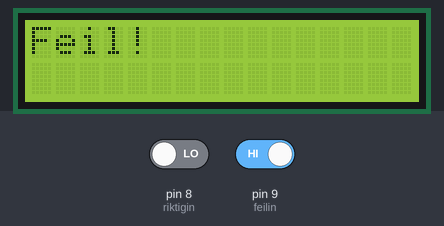
The sketch below on a simulated Arduino Uno, built with avr-gcc and run on an emulated ATmega328P. Shown: 16×2 character LCD. The test bench sets the inputs (shaded band); at power-on: pin 8 (riktigin) LOW, pin 9 (feilin) HIGH.

Above: at 2.2 s.
2.3 s: pin 8 (riktigin) driven HIGH
At 3.8 s:
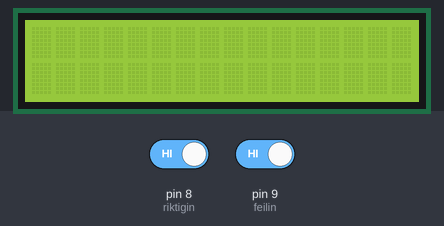
4.5 s: pin 9 (feilin) driven LOW
At 4.8 s:
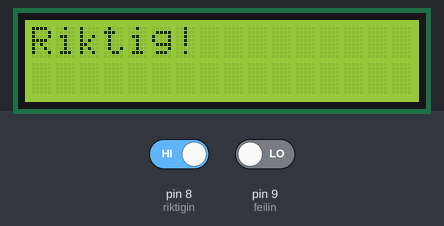
6.0 s: pin 8 (riktigin) driven LOW
At 7.7 s:
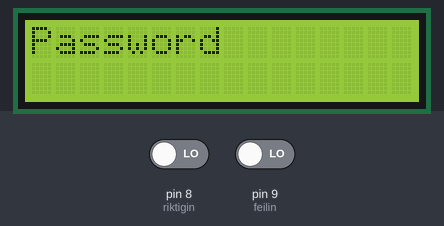
8.0 s: pin 9 (feilin) driven HIGH
At 9.6 s:
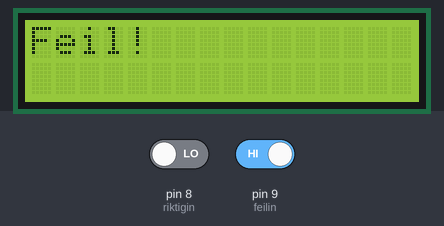
Timing chart, 0 to 11.0 s (numbered marks = the images above; inputs shaded):
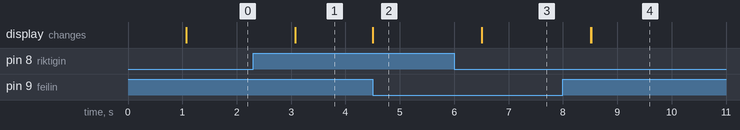

The sketch:

Keypad-servo_arduino_2.ino
```cpp
/*
  The circuit:
   LCD RS pin to digital pin 12
   LCD Enable pin to digital pin 11
   LCD D4 pin to digital pin 5
   LCD D5 pin to digital pin 4
   LCD D6 pin to digital pin 3
   LCD D7 pin to digital pin 2
   LCD R/W pin to ground
   LCD VSS pin to ground
   LCD VCC pin to 5V
   10K resistor:
   ends to +5V and ground
   wiper to LCD VO pin (pin 3)
*/

// include the library code:
#include <LiquidCrystal.h>

const int riktigin = 8;//inputpinen fra kodelåsarduinoen om riktig passord tastes - går fra PIN11 på den andre arduinoen
const int feilin = 9;//inputpinen fra kodelåsarduinoen om feil passord tastes - Går fra PIN12 på andre arduino

// initialize the library with the numbers of the interface pins
LiquidCrystal lcd(12, 11, 5, 4, 3, 2);


/*NB - JEG MÅTTE ERKLÆRE FUNKSJONEN HER FORDI ARDUINO IKKE HAR EN PREPROSESSOR SOM SJEKKER ERKLÆRINGER.
ELLERS VILLE JEG HA ERKLÆRT DENNE UNDER LOOP FUNKSJONEN*/

void kodestat()//funksjon for hva som skal skrives på LCD'n
{
  while (digitalRead(riktigin) == HIGH && digitalRead(feilin) == LOW)
  {
    lcd.clear();//fjerner tidligere tekst

    lcd.print("Riktig!");
    delay(1000);
  }

  while (digitalRead(riktigin) == LOW && digitalRead(feilin) == HIGH)
  {
    lcd.clear();//fjerner tidligere tekst

    lcd.print("Feil!");
    delay(1000);
  }

  while (digitalRead(riktigin) == LOW && digitalRead(feilin) == LOW)
  {
    lcd.clear();//fjerner tidligere tekst

    lcd.print("Password");
    delay(1000);
  }
  return;
}

void setup()
{
  // set up the LCD's number of columns and rows:
  lcd.begin(16, 2);
  // kjør en startuptest for å vise at LCD fungerer, clearer den etter 1 sekund.
  lcd.print("hello, world!");
  delay(1000);
  lcd.clear();

  pinMode(riktigin, INPUT);//tar imot signal fra keypadarduino om riktig passord
  pinMode(feilin, INPUT);//tar imot signal fra kaypadarduino om feil passord

}

void loop()
{
  lcd.setCursor(0, 1); // setter "cursor" til kolonne 1, rute 0

  kodestat();//funksjonen refereres over "setup" - se egen kommentar

  lcd.clear();

}
```

Measured:
- after the input at 2.3 s, the display: changes after 0.77 s (image 1)
- after the input at 4.5 s, the display: changes at once (image 2)
- after the input at 6.0 s, the display: changes after 0.51 s (image 3)
- after the input at 8.0 s, the display: first changes after 0.52 s (image 4 shows a later state)
